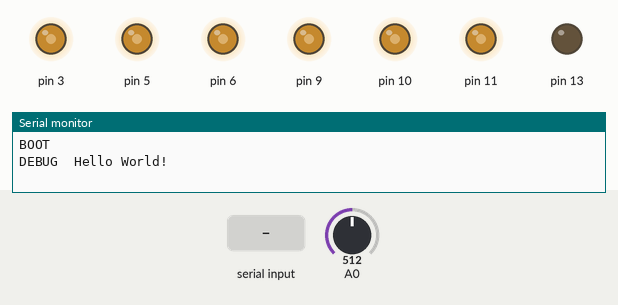
The sketch below on a simulated Arduino Uno, built with avr-gcc and run on an emulated ATmega328P. On the bench: output pins drawn as LEDs (lit = HIGH), the last lines printed to the serial monitor. Dashed ring = blinking. Inputs (shaded band) come from the test bench; at power-on: A0 = 512.

Above: at 1.2 s.
1.3 s: "START 1\n" received over Serial
At 1.57 s:
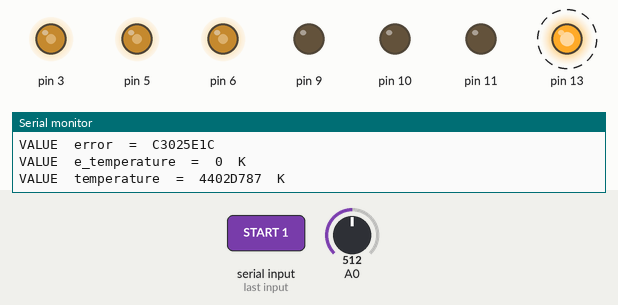
4.3 s: A0 set to 245
At 4.57 s:
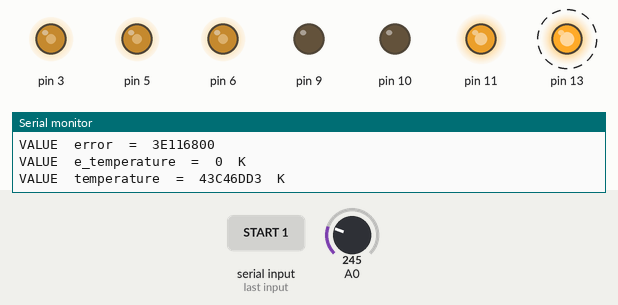
13.3 s: A0 set to 265
At 13.57 s:
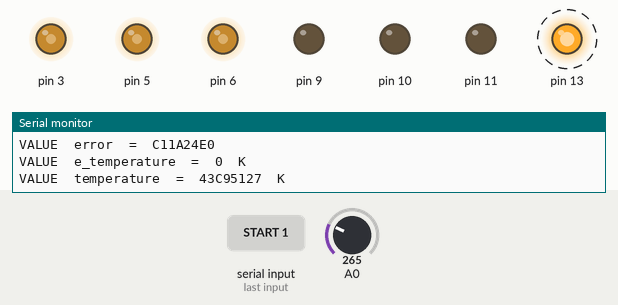
Timing chart, 0 to 20.3 s (numbered marks = the images above; inputs shaded):
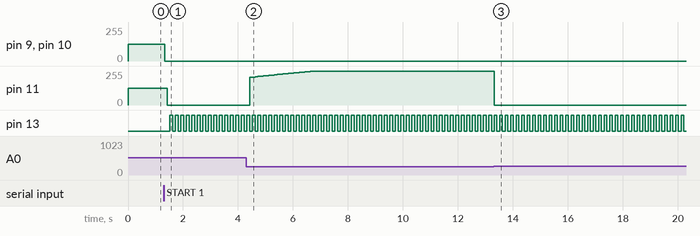

The sketch:

propBand_int_deriv.ino
```cpp
void register_variable(double *address, const char *name, int record, const char *units);
#define RECORD(X,UNITS) register_variable(&X,#X, 1, UNITS)
#define INITIALIZE(X,VALUE,UNITS) X = VALUE; register_variable(&X,#X, 0, UNITS)

/* These are the global variables used in the controller */

double dt;
double temperature;
double e_temperature;
double error;
double prevError;
double Tset;
double band;
double out;
double integral=0;
double derivative=0;

void userSetup() {
  /*
   * this function is called at program startup.  There are two useful things to do here
   *
   * RECORD(variableName,units)
   *   This will register a variable to be sent back to the computer at each time step
   *   The variable should be a globaly defined double precision variable (see temperature above)
   *   Units is a string used for labels
   *
   * INITIALIZE(variableName,value,units)
   *   This will register a variable which can be set from the computer
   *   The variable should be a globably defined double
   *   The value is used as the default value
   *   Units is a string used for labels
   */
  RECORD(temperature,"K");
  RECORD(e_temperature,"K");
  RECORD(error,"");
  RECORD(derivative,"s<sup>-1</sup>"); /* you can use HTML, this will disp[ay a super-script */
  RECORD(integral,"s");
  RECORD(out,"DAC units");
  INITIALIZE(dt,0.1,"s");
  INITIALIZE(Tset,393,"K");
  INITIALIZE(band,1,"K");
}

void userAction() {
  /*
   * This function will be called each time step
   */
  long sum = 0, sumsq = 0;
  int value;
  const int N = 16; /* number of samples measured per time step */
  for (int i = 0; i < N; i++) { /* record N samples */
    value = analogRead(0);
    sum += value; /* used to calculate mean */
    sumsq += value*(long)value; /* used to calulate variance, need to type cast to long because int is 16 bit */
  }
  double mu, sigma;
  mu = sum / N;
  sigma = sqrt((sumsq - sum*mu)/N); /* expansion of definition of variance */
  const double ADCslope = 4.888e-3; /* 4.888mV / bit */
  const double ADCoffset = 1.02e-3; /* 1.02 mV */
  double vThermo, eVThermo;
  vThermo = ADCslope * mu + ADCoffset; /* convert means in ADC units to voltages */
  eVThermo = ADCslope * sigma;
  const double thermoSlope = 100; /* K/V */
  const double thermoOffset = 273; /* K */
  temperature = thermoSlope * vThermo + thermoOffset;
  e_temperature = eVThermo * vThermo;
  prevError = error;
  error = -(temperature - Tset) / band;
  double Ton = Tset - band / 2;
  double Toff = Tset + band / 2;

  if ((out > 0) && (temperature > Toff))
    {
    out = 0;
    }
  else if (temperature < Ton)
    {
    out = 255;
    }
  else if ((temperature > Ton) && (temperature < Toff))
    {
      derivative=(prevError-error)/dt;
      integral += error*dt;

      if (0.5+error+integral+derivative>0)
      {
        out = sqrt(0.5+error+integral+derivative)*255;
      }
      else
      {
        out=0;
      }
    }
     if (out > 255)
    {
      out=255;
    }
  int dacVal = out;
  /*
  Serial.print("DEBUG\tdacVal = ");
  Serial.print(dacVal);
  Serial.print("\n");
  */
  analogWrite(11, dacVal);
}

void userStart() {
/*
 * This function is called when the algorithm is started
 */
  out = 0;
}

void userStop() {
/*
 * This function is called when the algorithm is stopped
 * - Good place to turn off the power :)
 */
 analogWrite(11, 0); /* turn off power */
}

/**********************************************
 * Don't worry about the code below this line *
 * Unless you are curious, but be forewarned  *
 * comments are used very sparingly           *
 **********************************************/

//storage variables
int counter = 0, oc = 0;
int running = 0;
const int N = 4;
unsigned long bytes = 0;
char command[64];
int commandIndex = 0;

struct dataNode {
  double *address;
  const char *name, *units;
  double *values; // points to an array used as a circular queue for recorded values, NULL for initialized values
  struct dataNode *next;
} *data = NULL; // data points to the head of the list of nodes, initially the list is empty
int nodeCount = 0; // this value is redundant, but makes debugging easier

void register_variable(double *address, const char *name, int record, const char *units) {
  struct dataNode *ptr = (struct dataNode *) malloc(sizeof(struct dataNode)); // create storage for new variable
  if (!ptr) for (;;delay(1000)) {
    Serial.print("ERROR\tregister_variable(): Unable to malloc dataNode, nodeCount = ");
    Serial.print(nodeCount);
    Serial.print(", variable = ");
    Serial.print(name);
    Serial.print("\n");
  }
  if (record) {
    ptr->values = (double *) malloc(N*sizeof(double)); // create storage for recorded values
    if (!ptr->values) for (;;delay(1000)) {
      Serial.print("ERROR\tregister_variable(): Unable to malloc values array, nodeCount = ");
      Serial.print(nodeCount);
      Serial.print(", variable = ");
      Serial.print(name);
      Serial.print("\n");
    }
  } else ptr->values = NULL;
  nodeCount++; // increment counter
  ptr->address = address; // fill in values
  ptr->name = name;
  ptr->units = units;
  ptr->next = data; // this new node will become the head of the list, it points to the original list
  data = ptr; // now pointer to head of list points to new node
}

void setPeriod (int period) { // period in ms
  const double tick = 1024000 / 16e6; // clock tick in ms
  int number = floor(period / tick) - 1;
  char buf[256];
  sprintf(buf,"DEBUG\tsetPeriod(%d): number = %d, tick = %ld us, actual period = %ld us\n", period, number, (long)(1e3*tick), (long)(1e3*tick*(number+1)));
  Serial.print(buf);
  cli();//stop interrupts
  TCCR1A = 0;// set entire TCCR1A register to 0
  TCCR1B = 0;// same for TCCR1B
  TCNT1  = 0;//initialize counter value to 0
  OCR1A = number; // = (16*10^6) / (1*1024) - 1 (must be <65536) originally 15624
  // turn on CTC mode
  TCCR1B |= (1 << WGM12);
  // Set CS10 and CS12 bits for 1024 prescaler
  TCCR1B |= (1 << CS12) | (1 << CS10);
  // enable timer compare interrupt
  TIMSK1 |= (1 << OCIE1A);
  sei();//allow interrupts
}

void setup() {
  Serial.begin(115200);
  Serial.print("\nBOOT\n");
  Serial.print("DEBUG\tHello World!\n");
  analogWrite(3, 127);
  analogWrite(5, 127);
  analogWrite(6, 127);
  analogWrite(9, 127);
  analogWrite(10, 127);
  analogWrite(11, 127);
  TCCR2B = TCCR2B & 0b11111000 | 0x01;
  pinMode(13,OUTPUT);
  userSetup();
}

ISR(TIMER1_COMPA_vect){//timer1 interrupt 1Hz toggles pin 13 (LED)
//generates pulse wave of frequency 1Hz/2 = 0.5kHz (takes two cycles for full wave- toggle high then toggle low)
  if (!running) return;
  if (counter % 2){
    digitalWrite(13,HIGH);
  }
  else{
    digitalWrite(13,LOW);
  }
  userAction();
  for(struct dataNode *ptr = data; ptr; ptr = ptr->next) if (ptr->values) ptr->values[counter % N] = *ptr->address;
  counter++;
}

void parseCommand(void) {
  char *ptr;
  Serial.print("DEBUG\tparseCommand(): Command = '");
  Serial.print(command);
  Serial.print("'\n");
  ptr = strtok(command," ");
  if (!ptr) {
    Serial.print("DEBUG\tparseCommand(): Verb is NULL\n");
    return;
  }
  switch(strlen(ptr)) {
  case 3:
    if (!strcmp(ptr,"SET")) {
      ptr = strtok(NULL," ");
      if (!ptr) {
        Serial.print("DEBUG\tparseCommand(): Variable is NULL\n");
        return;
      }
      Serial.print("DEBUG\tparseCommand(): Variable is ");
      Serial.print(ptr);
      Serial.print("\n");
      for(struct dataNode *dptr = data; dptr; dptr = dptr->next) if (!strcmp(dptr->name,ptr)) {
        ptr = strtok(NULL," ");
        if (!ptr) {
          Serial.print("DEBUG\tparseCommand(): ivalue is NULL\n");
          return;
        }
        Serial.print("DEBUG\tparseCommand(): ivalue is ");
        Serial.print(ptr);
        Serial.print("\n");
        long int ivalue;
        int exponent;
        sscanf(ptr,"%ld",&ivalue);
        if (ivalue == 0) {
          *dptr->address = 0;
        } else {
          ptr = strtok(NULL," ");
          if (!ptr) {
            Serial.print("DEBUG\tparseCommand(): Exponent is NULL\n");
            return;
          }
          Serial.print("DEBUG\tparseCommand(): Exponent is ");
          Serial.print(ptr);
          Serial.print("\n");
          sscanf(ptr,"%d",&exponent);
          *dptr->address = ivalue * pow(2,exponent);
        }
        Serial.print("DEBUG\tparseCommand(): value set to ");
        Serial.print(*dptr->address);
        Serial.print("\n");
        return;
      }
    }
  case 4:
    if (!strcmp(ptr,"STOP")) {
      running = 0;
      userStop();
      return;
    }
  case 5:
    if (!strcmp(ptr,"START")) {
      setPeriod(1000*dt);
      counter = 0;
      oc = 0;
      userStart();
      running = 1;
      return;
    }
  case 9:
    if (!strcmp(ptr,"HANDSHAKE")) {
      ptr = strtok(NULL," ");
      Serial.print("HANDSHAKE\t");
      Serial.print(ptr);
      Serial.print("\n");
      for(struct dataNode *ptr = data; ptr; ptr = ptr->next) if (!ptr->values) {
        Serial.print("INIT\t");
        Serial.print(ptr->name);
        Serial.print ("\t=\t");
        Serial.print(*((long *)ptr->address),HEX);
        //Serial.print(*ptr->address);
        Serial.print("\t");
        Serial.print(ptr->units);
        Serial.print("\n");
      }
      Serial.print("\nREADY\n");
      return;
    }
  }
  Serial.print("DEBUG\tparseCommand(): Unhandled command\n");
  return;
}

void getCommand() {
  static int ch;
  static int discard = 0;
  ch = Serial.read();
  Serial.print("DEBUG\tgetCommand() : ch = ");
  Serial.print(ch,BIN);
  Serial.print("\n");
  if (discard && (ch == '\n')) { // reached end of garbage (hopefully \n was not garbage?!
    discard = 0;
    return;
  }
  if (discard) return;
  if (ch & 0x80) {
    command[commandIndex] = 0;
    Serial.print("ERROR\tMSB set in input stream, command so far = \"");
    Serial.print(command);
    Serial.print("\"\n");
    commandIndex = 0;
    discard = 1;
    return;
  }
  Serial.write(ch | 0x80);
  if (ch == '\n') {
    command[commandIndex] = 0;
    parseCommand();
    commandIndex = 0;
    return;
  }
  command[commandIndex++] = ch;

}
void loop() {
  char buf[256];
  if (Serial.available()) getCommand();

  if ((counter - oc) > N) {
    Serial.print("ERROR\tInternal buffer overrun\n");
  }
  while (oc < counter) {
    Serial.print("INDEX\t");
    Serial.print(oc);
    Serial.print("\t");
    Serial.print(counter);
    Serial.print("\n");
    for(struct dataNode *ptr = data; ptr; ptr = ptr->next) if (ptr->values) {
      Serial.print("VALUE\t");
      Serial.print(ptr->name);
      Serial.print("\t=\t");
      Serial.print(*((long *)&(ptr->values[oc % N])),HEX);
      Serial.print("\t");
      Serial.print(ptr->units);
      Serial.print("\n");
    }
    oc++;
  }
}
```

Measured:
- after the input at 1.3 s, pin 9, pin 10: 127/255 → 0/255 at once; pin 11: 127/255 → 0/255 after 0.13 s; pin 13: alternates HIGH for 0.10 s and LOW for 0.10 s, starting after 0.23 s
- after the input at 4.3 s, pin 11: moves from 0/255 to 255/255 over 2.4 s, starting after 0.13 s
- after the input at 13.3 s, pin 11: 255/255 → 0/255 at once
